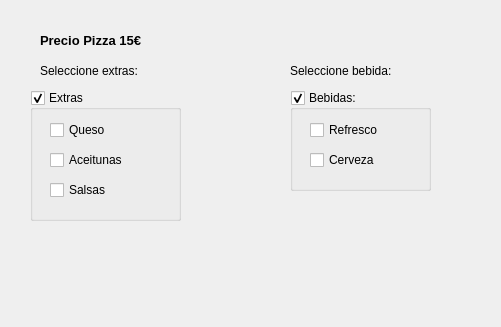
<?xml version="1.0" encoding="UTF-8"?>
<ui version="4.0">
 <class>Ventana_pizzas</class>
 <widget class="QDialog" name="Ventana_pizzas">
  <property name="geometry">
   <rect>
    <x>0</x>
    <y>0</y>
    <width>501</width>
    <height>327</height>
   </rect>
  </property>
  <property name="windowTitle">
   <string>Pedido Pizza</string>
  </property>
  <widget class="QLabel" name="lbl_pizza">
   <property name="geometry">
    <rect>
     <x>40</x>
     <y>30</y>
     <width>181</width>
     <height>21</height>
    </rect>
   </property>
   <property name="font">
    <font>
     <pointsize>10</pointsize>
     <weight>75</weight>
     <bold>true</bold>
    </font>
   </property>
   <property name="text">
    <string>Precio Pizza 15€</string>
   </property>
  </widget>
  <widget class="QLabel" name="lbl_seleccion_extras">
   <property name="geometry">
    <rect>
     <x>40</x>
     <y>60</y>
     <width>131</width>
     <height>21</height>
    </rect>
   </property>
   <property name="text">
    <string>Seleccione extras: </string>
   </property>
  </widget>
  <widget class="QLabel" name="lbl_seleccion_bebida">
   <property name="geometry">
    <rect>
     <x>290</x>
     <y>60</y>
     <width>131</width>
     <height>21</height>
    </rect>
   </property>
   <property name="text">
    <string>Seleccione bebida:</string>
   </property>
  </widget>
  <widget class="QGroupBox" name="gbx_extras">
   <property name="geometry">
    <rect>
     <x>30</x>
     <y>90</y>
     <width>151</width>
     <height>131</height>
    </rect>
   </property>
   <property name="title">
    <string>Extras</string>
   </property>
   <property name="checkable">
    <bool>true</bool>
   </property>
   <widget class="QCheckBox" name="chk_queso">
    <property name="geometry">
     <rect>
      <x>20</x>
      <y>30</y>
      <width>81</width>
      <height>20</height>
     </rect>
    </property>
    <property name="text">
     <string>Queso</string>
    </property>
   </widget>
   <widget class="QCheckBox" name="chl_aceitunas">
    <property name="geometry">
     <rect>
      <x>20</x>
      <y>60</y>
      <width>81</width>
      <height>20</height>
     </rect>
    </property>
    <property name="text">
     <string>Aceitunas</string>
    </property>
   </widget>
   <widget class="QCheckBox" name="chk_salsas">
    <property name="geometry">
     <rect>
      <x>20</x>
      <y>90</y>
      <width>81</width>
      <height>20</height>
     </rect>
    </property>
    <property name="text">
     <string>Salsas</string>
    </property>
   </widget>
  </widget>
  <widget class="QLabel" name="lbl_precio_final">
   <property name="geometry">
    <rect>
     <x>30</x>
     <y>230</y>
     <width>391</width>
     <height>20</height>
    </rect>
   </property>
   <property name="text">
    <string/>
   </property>
  </widget>
  <widget class="QGroupBox" name="gbx_bebidas">
   <property name="geometry">
    <rect>
     <x>290</x>
     <y>90</y>
     <width>141</width>
     <height>101</height>
    </rect>
   </property>
   <property name="title">
    <string>Bebidas:</string>
   </property>
   <property name="checkable">
    <bool>true</bool>
   </property>
   <widget class="QCheckBox" name="chk_refresco">
    <property name="geometry">
     <rect>
      <x>20</x>
      <y>30</y>
      <width>81</width>
      <height>20</height>
     </rect>
    </property>
    <property name="text">
     <string>Refresco</string>
    </property>
   </widget>
   <widget class="QCheckBox" name="chk_cerveza">
    <property name="geometry">
     <rect>
      <x>20</x>
      <y>60</y>
      <width>81</width>
      <height>20</height>
     </rect>
    </property>
    <property name="text">
     <string>Cerveza</string>
    </property>
   </widget>
  </widget>
 </widget>
 <resources/>
 <connections/>
</ui>
